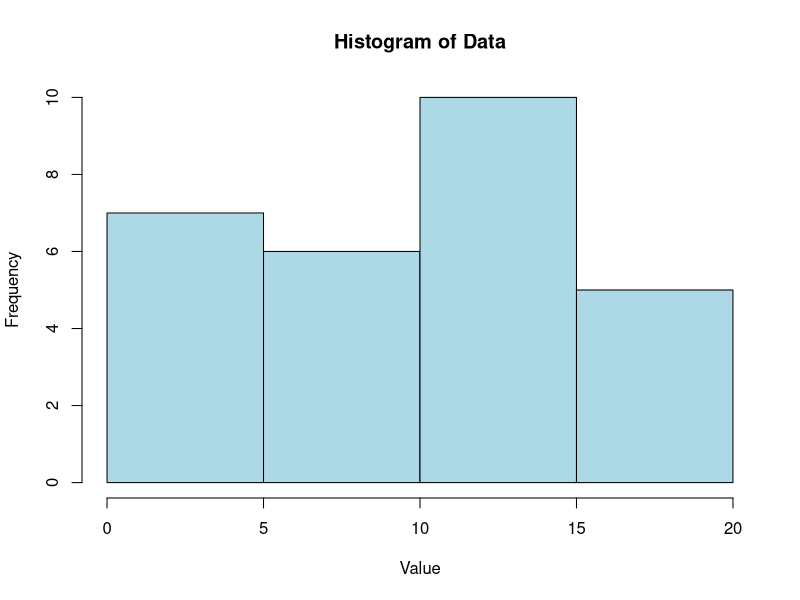

Reproduce this figure in R.
# Sample data
data <- c(1, 1, 5, 5, 5, 5, 5, 8, 8, 10, 10, 10, 10, 12, 14, 14, 14, 15, 15, 15, 15, 15, 15, 18, 18, 18, 18, 18)

# (i) Equal-frequency partitioning
bin_count <- 3
partitions <- cut(data, breaks = bin_count, labels = FALSE)

# (ii) Data smoothing using bin means
bin_means <- tapply(data, partitions, mean)
smoothed_data <- bin_means[partitions]

# (iii) Plot Histogram
hist(data, main = "Histogram of Data", xlab = "Value", ylab = "Frequency", col = "lightblue")
